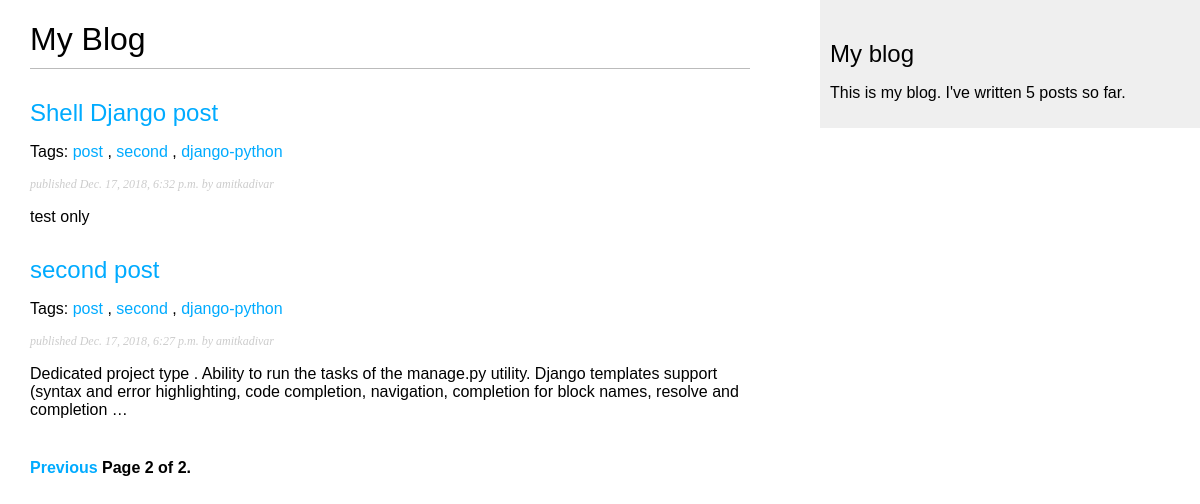
Screenshot of /blog/?page=2 with the database file from the repository.
### blog/models.py (models this page shows, shortened)
class Post(models.Model):
    STATUS_CHOICES=(
        ('draft','Draft'),
        ('published','Published'),
    )
    title=models.CharField(max_length=250)
    slug=models.SlugField(max_length=250,unique_for_date='publish')
    author=models.ForeignKey(User,on_delete=models.CASCADE,related_name='blog_posts')
    body=models.TextField()
    publish=models.DateTimeField(default=timezone.now)
    created=models.DateTimeField(auto_now_add=True)
    updated=models.DateTimeField(auto_now=True)
    status=models.CharField(max_length=10,choices=STATUS_CHOICES,default='draft')
    tags=TaggableManager()
    class Meta:
        ordering=('-publish',)
    objects=models.Manager()
    published= PublishedManager()
    def get_absolute_url(self):
        return reverse('blog:post_detail',args=[self.publish.year,self.publish.month,self.publish.day,self.slug])

### blog/views.py (the view)
# urls.py: path('',views.post_list,name='post_list'),
def post_list(request,tag_slug=None):
    object_list=Post.published.all()
    tag=None
    if tag_slug:
        tag=get_object_or_404(Tag,slug=tag_slug)
        object_list=object_list.filter(tags__in=[tag])
    paginator=Paginator(object_list,3)
    page=request.GET.get('page')
    try:
        posts=paginator.page(page)
    except PageNotAnInteger:
        posts=paginator.page(1)
    except EmptyPage:
        posts=paginator.page(paginator.num_pages)
    return render(request,'blog/post/list.html',{'page':page,'posts':posts,'tag':tag})

### blog/models.py (called while the page is built)
    def get_queryset(self):
        return super(PublishedManager,self).get_queryset()\
                                 .filter(status='published')

### blog/templatetags/blog_tags.py (called while the page is built)
@register.simple_tag
def total_posts():
    return Post.published.count()

### blog/templates/blog/post/list.html (shortened to what this page needs)
{% extends 'blog/base.html' %}
{% block content %}
    <h1>My Blog</h1>
    {% for post in posts %}
        <h2>
            <a href="{{post.get_absolute_url}}">
                {{post.title}}
            </a>
        </h2>
        <p class="tags">
            Tags:
            {% for tag in post.tags.all %}
                <a href="{% url 'blog:post_list_by_tag' tag.slug %}">{{ tag.name }} </a>
                    {% if not forloop.last %},{% endif %}
            {% endfor %}
        </p>
        <p class="date">
            published {{post.publish}} by {{post.author}}
        </p>
        {{post.body|truncatewords:30|linebreaks}}
{% endfor %}
    {% include "pagination.html" with page=posts %}
{% endblock %}

### blog/static/blog/css/blog.css (style rules this page uses)
body { padding:0; margin:0; font-family:helvetica, sans-serif; }
a { color:#00abff; text-decoration:none; }
h1 { font-weight:normal; border-bottom:1px solid #bbb; padding:0 0 10px 0; }
h2 { font-weight:normal; margin:30px 0 0 ; }
p.date { color:#ccc; font-family:georgia,serif; font-size:12px; font-style:italic; }

### rows the page displays
Post: title "Shell Django post", publish "Dec. 17, 2018, 6:32 p.m.", author "amitkadivar", body "test only"
Tag: name "post"
Tag: name "second"
Tag: name "django-python"
Post: title "second post", publish "Dec. 17, 2018, 6:27 p.m.", author "amitkadivar", body "Dedicated project type . Ability to run the tasks of the manage.py utility. Django templates support (syntax and error highlighting, code completion, navigation, completion for block names, resolve and completion …"

### other values shown
{{ page.number }} "2"
{{ page.paginator.num_pages }} "2"
